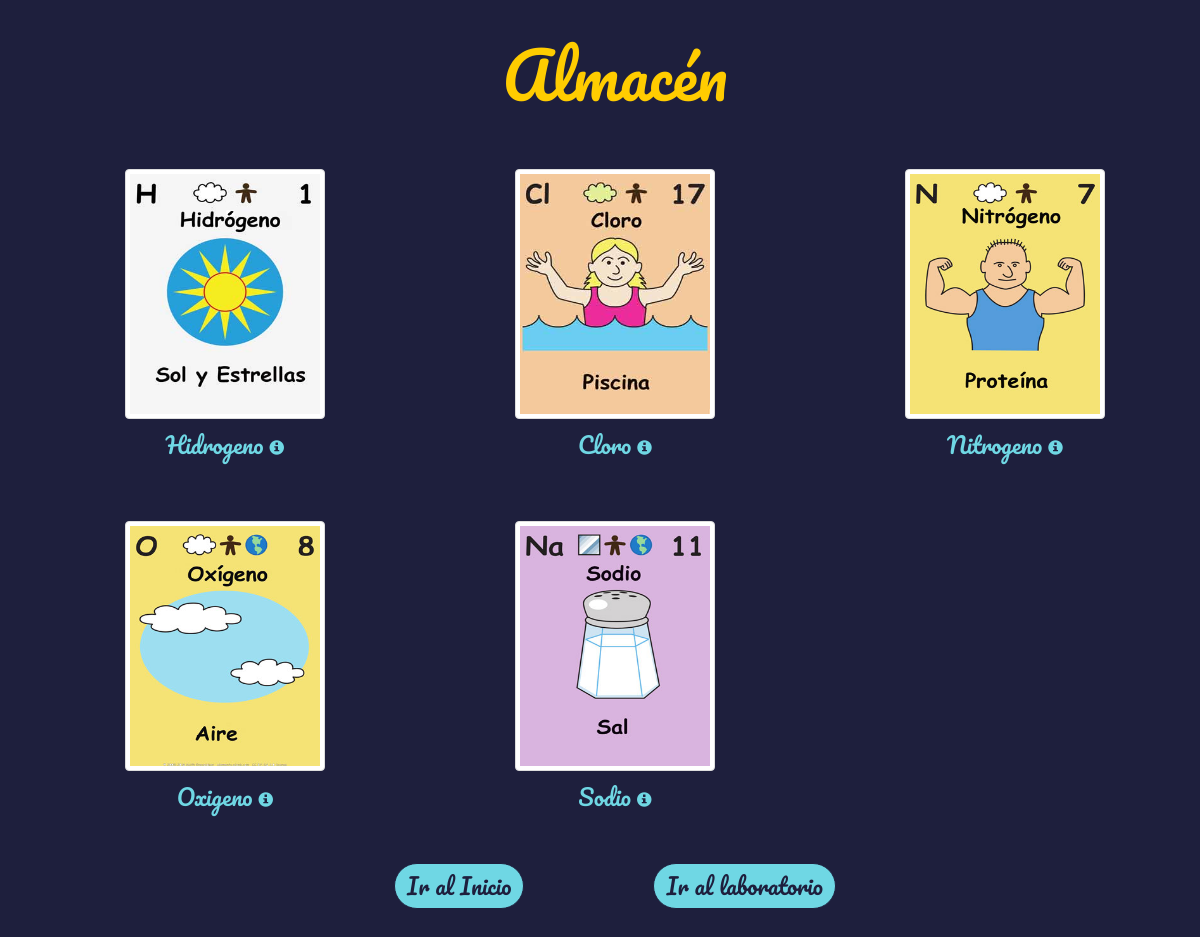
Page /almacen/ on the earlier database version.
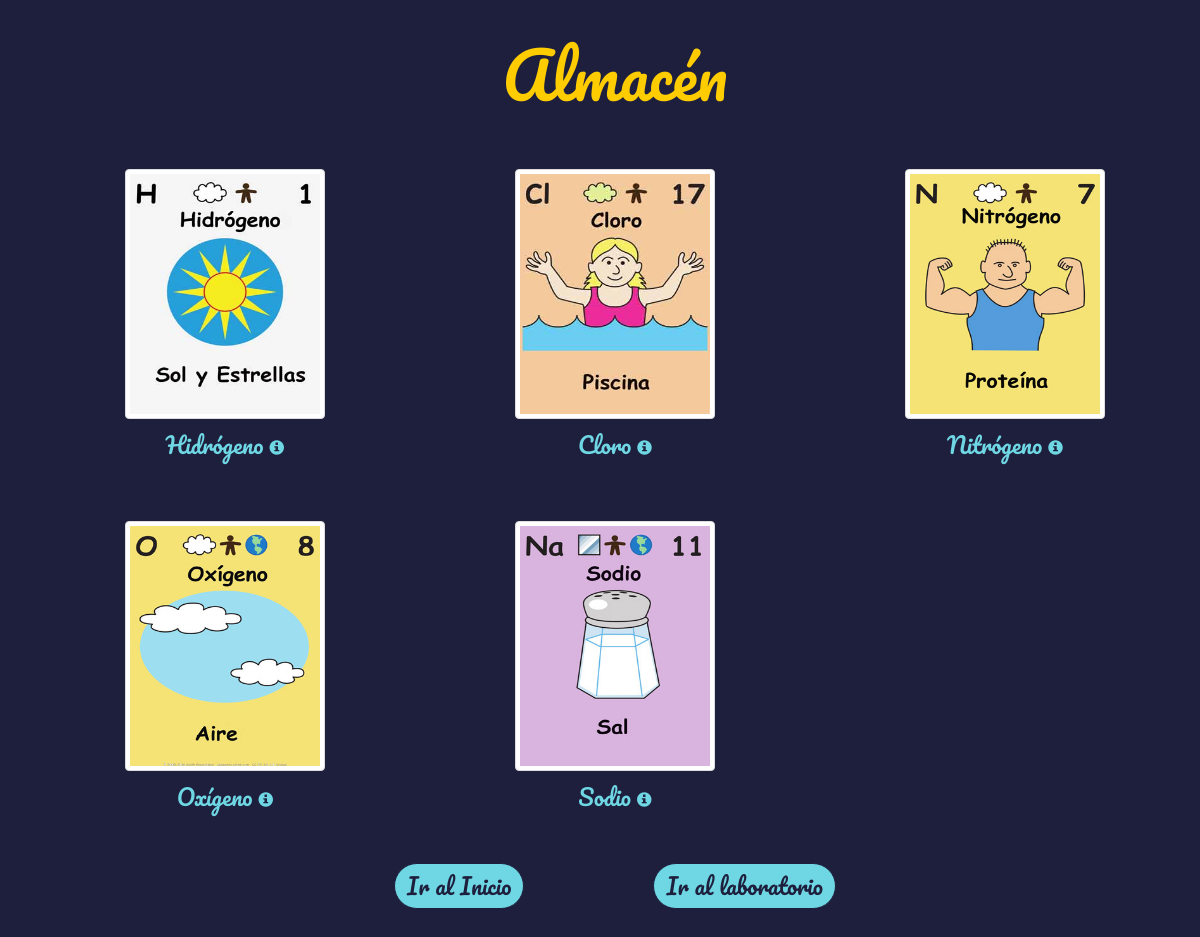
Same page on the later database version.
### alchemy/models.py (models this page shows, shortened)
class Elementos(models.Model):
    Nombre_Elemento = models.CharField(max_length = 35)
    Simbolo_Elemento = models.CharField(max_length = 35)
    Informacion_Elemento = models.CharField(max_length = 200)
    Foto_Elemento = models.CharField(max_length = 50)
    Foto_Tarjeta = models.CharField(max_length = 50)

### alchemy/views.py (the view)
# urls.py: url(r'^almacen/', views.Almacen.as_view())
class Almacen(TemplateView):
    def get(self, request, **kwargs):
        elementos_list = Elementos.objects.all()
        return render(request, 'alchemy/almacen.html', {'elementos_list' : elementos_list})

### alchemy/templates/alchemy/almacen.html (shortened to what this page needs)
<!DOCTYPE html>
<html lang="en">
	<head>
		<link rel="stylesheet" href="https://maxcdn.bootstrapcdn.com/bootstrap/3.3.7/css/bootstrap.min.css">
	</head>
	<body class="container">
		<div class="container">
			<div class="row">
			{% load staticfiles %}
			<div>
				<h4 id="encabezado" class="text-center">Almacén</h4>
			</div>
			{% for e in elementos_list %}
				<div class="col-lg-4 col-md-4 col-sm-6 col-xs-12">
				<div class="card">
				{% with filename=e.Foto_Elemento %}
				<a href="#info{{ forloop.counter }}" data-toggle="modal">
					<img id="imgCard" class="card-img-top img-thumbnail center-block" src="/static/alchemy/{{filename}}">
				</a>
				<div class="card-body">
					<a href="#info{{ forloop.counter }}" class="btn btn-link btn-lg center-block" data-toggle="modal">{{e.Nombre_Elemento}} <span class="glyphicon glyphicon-info-sign" aria-hidden="true"></span></a>
					{% endwith %}
				</div>
				</div>
				</div>
			{% endfor %}
			</div>
			<br>
			<footer class="fixed-botom">
				<div class="btn-toolbar btn-toolbar-centered" role="toolbar">
					<div class="btn-group" role="group">
						<form action='/'>
							<button id="boton" class="btn btn-primary">Ir al Inicio</button>
						</form>
					</div>
					<div class="btn-group" role="group">
						<form action='/mezclar'>
							<button id="boton" class="btn btn-primary">Ir al laboratorio</button>
						</form>
					</div>
				</div>
			</footer>
		</div>
	</body>
</html>

### alchemy/templates/alchemy/almacen.html (style rules this page uses)
html, body { height: 100%; margin: 0; padding: 0 }
.container { padding-bottom: 30px; background-color: #1E1F3D; }
#encabezado { padding-top: 30px; font-family: 'Pacifico', cursive; color: #ffcc00; }
a { font-family: 'Pacifico', cursive; }
.btn-link { color: #6fd7e4; }
span { font-size: 15px; }
.btn-group { padding-top: 20px; padding-left: 60px; padding-right: 60px; }
.btn-primary { background-color: #6fd7e4; border-color: #1e1f3d; border-radius: 30px; color: #1e1f3d; }
#boton { font-family: 'Pacifico', cursive; }
.btn-toolbar-centered { text-align: center; }
.btn-toolbar-centered .btn-group { float: none !important; }
@media only screen and  (min-width: 600px) { #encabezado { font-size: 410%; } }
@media only screen and  (min-width: 600px) { .btn-link { font-size: 1.4em; } }
@media only screen and  (min-width: 600px) { .card { padding-top: 40px; } }
@media only screen and  (min-width: 600px) { #imgCard { width: 190px; height: 220px; } }
@media only screen and  (min-width: 600px) { h4 { font-size: 20px; } }
@media only screen and  (min-width: 600px) { #boton { width: 96%; font-size: 1.5em; } }
@media only screen and  (min-width: 768px) { #encabezado { font-size: 420%; } }
@media only screen and  (min-width: 768px) { .btn-link { font-size: 1.5em; } }
@media only screen and  (min-width: 768px) { .card { padding-top: 46px; } }
@media only screen and  (min-width: 768px) { #imgCard { width: 180px; height: 230px; } }
@media only screen and  (min-width: 768px) { h4 { font-size: 25px; } }
@media only screen and  (min-width: 768px) { #boton { width: 96%; font-size: 1.6em; } }
@media only screen and  (min-width: 992px) { #encabezado { font-size: 430%; } }
@media only screen and  (min-width: 992px) { .btn-link { font-size: 1.5em; } }
@media only screen and  (min-width: 992px) { .card { padding-top: 48px; } }
@media only screen and  (min-width: 992px) { #imgCard { width: 180px; height: 230px; } }
@media only screen and  (min-width: 992px) { h4 { font-size: 25px; } }
@media only screen and  (min-width: 992px) { #boton { width: 98%; font-size: 1.6em; } }
@media only screen and (min-width: 1200px) { #encabezado { font-size: 450%; } }
@media only screen and (min-width: 1200px) { .btn-link { font-size: 1.6em; } }
@media only screen and (min-width: 1200px) { .card { padding-top: 50px; } }
@media only screen and (min-width: 1200px) { #imgCard { width: 200px; height: 250px; } }
@media only screen and (min-width: 1200px) { h4 { font-size: 30px; } }
@media only screen and (min-width: 1200px) { #boton { width: 100%; font-size: 1.6em; } }

Differences in the rows shown:
changed Elementos: Nombre_Elemento "Hidrogeno" → "Hidrógeno"
changed Elementos: Nombre_Elemento "Nitrogeno" → "Nitrógeno"
changed Elementos: Nombre_Elemento "Oxigeno" → "Oxígeno"
